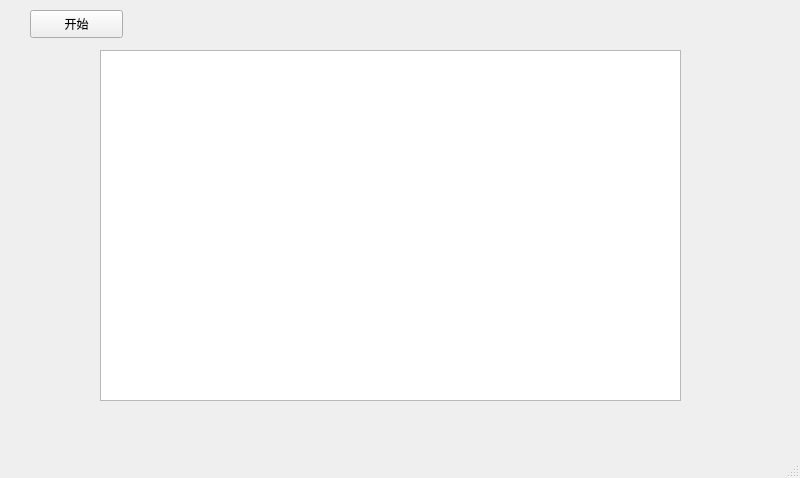
<?xml version="1.0" encoding="UTF-8"?>
<ui version="4.0">
 <class>MainWindow</class>
 <widget class="QMainWindow" name="MainWindow">
  <property name="geometry">
   <rect>
    <x>0</x>
    <y>0</y>
    <width>800</width>
    <height>478</height>
   </rect>
  </property>
  <property name="windowTitle">
   <string>MainWindow</string>
  </property>
  <widget class="QWidget" name="centralwidget">
   <widget class="QPushButton" name="btn_start">
    <property name="geometry">
     <rect>
      <x>30</x>
      <y>10</y>
      <width>93</width>
      <height>28</height>
     </rect>
    </property>
    <property name="text">
     <string>开始</string>
    </property>
   </widget>
   <widget class="QChartView" name="plot_view">
    <property name="geometry">
     <rect>
      <x>100</x>
      <y>50</y>
      <width>581</width>
      <height>351</height>
     </rect>
    </property>
   </widget>
  </widget>
  <widget class="QMenuBar" name="menubar">
   <property name="geometry">
    <rect>
     <x>0</x>
     <y>0</y>
     <width>800</width>
     <height>21</height>
    </rect>
   </property>
  </widget>
  <widget class="QStatusBar" name="statusbar"/>
 </widget>
 <customwidgets>
  <customwidget>
   <class>QChartView</class>
   <extends>QGraphicsView</extends>
   <header>PyQt5.QtChart</header>
  </customwidget>
 </customwidgets>
 <resources/>
 <connections/>
</ui>
